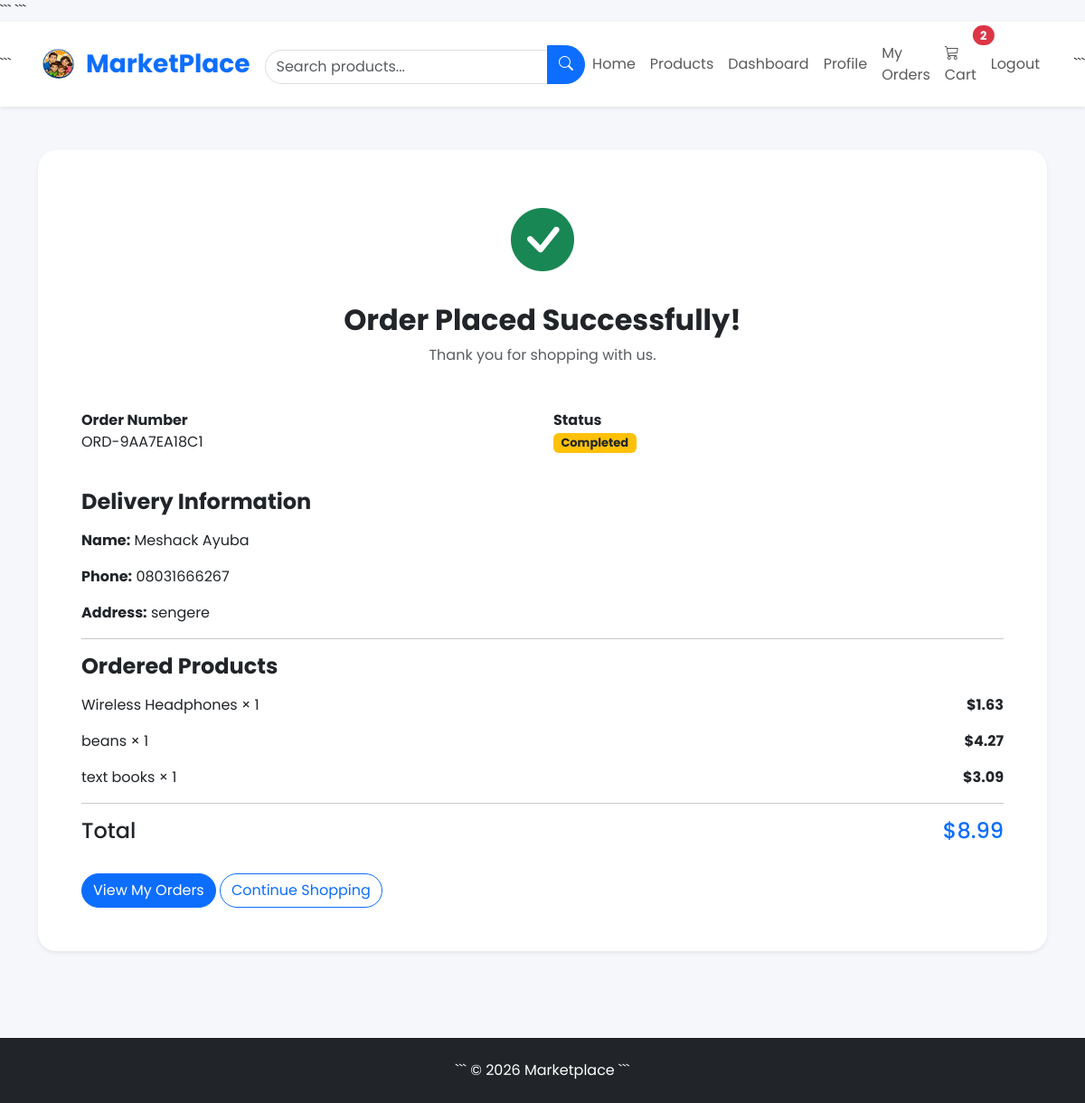
/orders/ORD-9AA7EA18C1/ (signed in), run on the app's committed database.
### orders/models.py (models this page shows, shortened)
class Order(models.Model):
    STATUS_CHOICES = (
    ("pending", "Pending"),
    ("processing", "Processing"),
    ("shipped", "Shipped"),
    ("delivered", "Delivered"),
    ("completed", "Completed"),
    ("cancelled", "Cancelled"),
)
    user = models.ForeignKey(
        User,
        on_delete=models.CASCADE,
        related_name="orders"
    )
    order_number = models.CharField(
        max_length=30,
        unique=True
    )
    full_name = models.CharField(max_length=150)
    phone = models.CharField(max_length=20)
    address = models.TextField()
    total_amount = models.DecimalField(
        max_digits=12,
        decimal_places=2
    )
    status = models.CharField(
        max_length=20,
        choices=STATUS_CHOICES,
        default="pending"
    )
    created_at = models.DateTimeField(
        auto_now_add=True
    )
    updated_at = models.DateTimeField(
        auto_now=True
    )

class OrderItem(models.Model):
    order = models.ForeignKey(
        Order,
        on_delete=models.CASCADE,
        related_name="items"
    )
    product = models.ForeignKey(
        Product,
        on_delete=models.SET_NULL,
        null=True
    )
    product_name = models.CharField(max_length=200)
    price = models.DecimalField(
        max_digits=10,
        decimal_places=2
    )
    quantity = models.PositiveIntegerField()
    subtotal = models.DecimalField(
        max_digits=12,
        decimal_places=2
    )

### orders/views.py (the view)
@login_required
def order_detail(request, order_number):
    order = Order.objects.get(
        order_number=order_number,
        user=request.user
    )
    return render(
        request,
        "orders/order_detail.html",
        {
            "order": order,
        }
    )

### cart/context_processors.py (called while the page is built)
def cart_count(request):
    count = 0
    if request.user.is_authenticated:
        try:
            cart = Cart.objects.get(user=request.user)
            count = sum(
                item.quantity
                for item in cart.items.all()
            )
        except Cart.DoesNotExist:
            count = 0
    return {
        "cart_count": count
    }

### templates/orders/order_detail.html (shortened to what this page needs)
{% extends "base.html" %}
{% block content %}
<div class="container py-5">
    <div class="card shadow-sm border-0">
        <div class="card-body p-5">
            <div class="text-center mb-5">
                <i
                    class="bi bi-check-circle-fill text-success"
                    style="font-size:70px;">
                </i>
                <h2 class="fw-bold mt-3">
                    Order Placed Successfully!
                </h2>
                <p class="text-muted">
                    Thank you for shopping with us.
                </p>
            </div>
            <div class="row mb-4">
                <div class="col-md-6">
                    <strong>Order Number</strong>
                    <p>
                        {{ order.order_number }}
                    </p>
                </div>
                <div class="col-md-6">
                    <strong>Status</strong>
                    <p>
                        <span class="badge bg-warning text-dark">
                            {{ order.get_status_display }}
                        </span>
                    </p>
                </div>
            </div>
            <h4 class="fw-bold mb-3">
                Delivery Information
            </h4>
            <p>
                <strong>Name:</strong>
                {{ order.full_name }}
            </p>
            <p>
                <strong>Phone:</strong>
                {{ order.phone }}
            </p>
            <p>
                <strong>Address:</strong>
                {{ order.address }}
            </p>
            <hr>
            <h4 class="fw-bold mb-3">
                Ordered Products
            </h4>
            {% for item in order.items.all %}
            <div class="d-flex justify-content-between mb-3">
                <span>
                    {{ item.product_name }}
                    × {{ item.quantity }}
                </span>
                <strong>
                    ${{ item.subtotal }}
                </strong>
            </div>
            {% endfor %}
            <hr>
            <div class="d-flex justify-content-between">
                <h4>
                    Total
                </h4>
                <h4 class="text-primary">
                    ${{ order.total_amount }}
                </h4>
            </div>
            <div class="mt-4">
                <a
                    href="{% url 'my_orders' %}"
                    class="btn btn-primary">
                    View My Orders
                </a>
                <a
                    href="{% url 'products' %}"
                    class="btn btn-outline-primary">
                    Continue Shopping
                </a>
            </div>
        </div>
    </div>
</div>
{% endblock %}

### static/css/style.css (style rules this page uses)
body { font-family:'Poppins',sans-serif; background:#f5f7fb; }
.btn { border-radius:30px; transition:.3s; }
.card { border:none; border-radius:18px; overflow:hidden; transition:.35s; }
.badge { font-size:13px; }
.card, .btn, .list-group-item { transition:.3s ease; }
.card { border-radius:20px; }

### data on the page
Order: order_number "ORD-9AA7EA18C1", status "Completed", full_name "Meshack Ayuba", phone "08031666267", address "sengere", total_amount "8.99"
OrderItem: product_name "Wireless Headphones", quantity "1", subtotal "1.63"
OrderItem: product_name "beans", quantity "1", subtotal "4.27"
OrderItem: product_name "text books", quantity "1", subtotal "3.09"

### other printed values
{{ cart_count }} "2"
